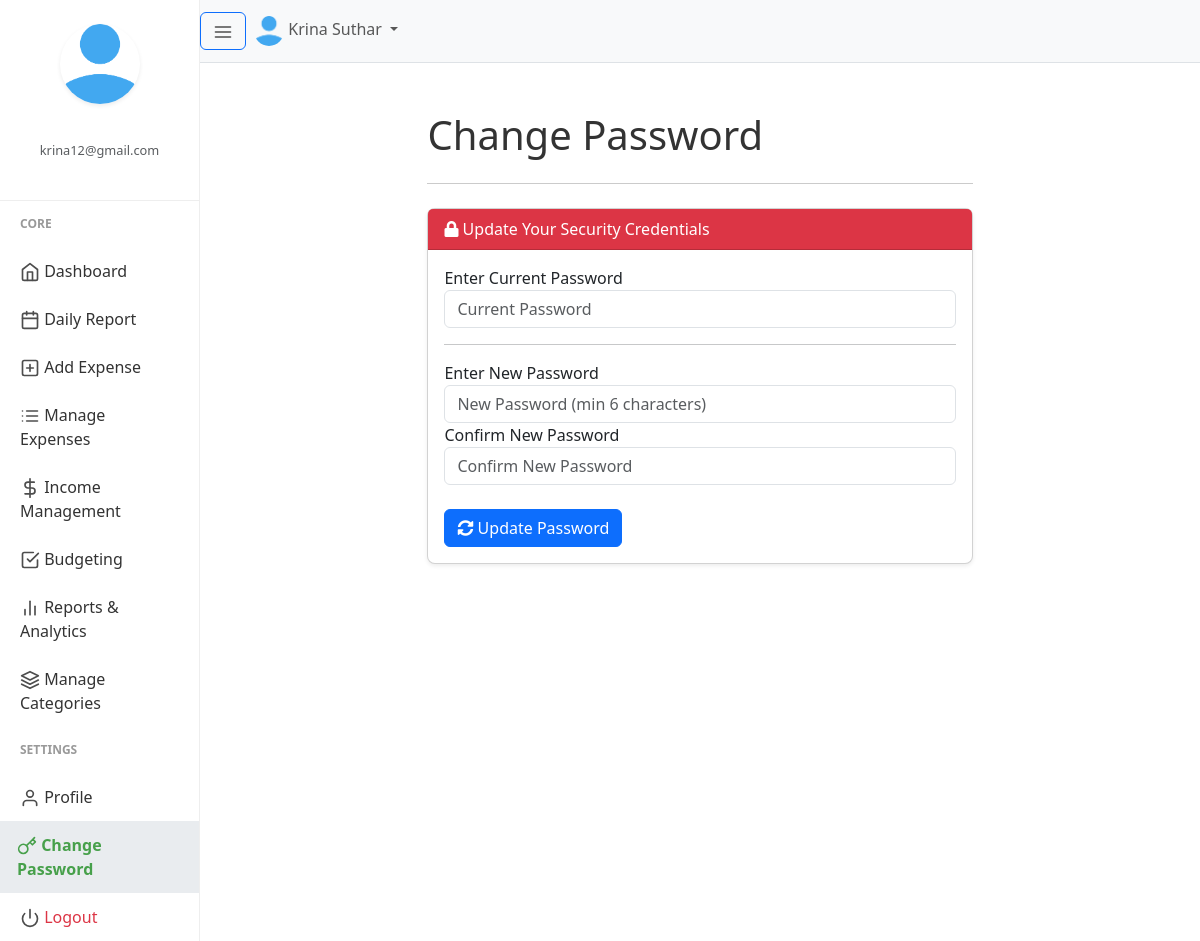
Screenshot of /change_password.php (signed in) with the database file from the repository.
### tables this page shows
CREATE TABLE `users` (
  `user_id` int(11) NOT NULL,
  `firstname` varchar(50) NOT NULL,
  `lastname` varchar(25) NOT NULL,
  `email` varchar(50) NOT NULL,
  `profile_path` varchar(50) NOT NULL DEFAULT 'default_profile.png',
  `password` varchar(255) NOT NULL,
  `trn_date` datetime NOT NULL DEFAULT current_timestamp()
);

### session.php (called while the page is built, shortened)
<?php
include("config.php");
$sess_email = $_SESSION["email"];
$sql = "SELECT user_id, firstname, lastname, email, profile_path FROM users WHERE email = '$sess_email'";
$result = $con->query($sql);
if ($result->num_rows > 0) {
  while($row = $result->fetch_assoc()) {
    $username =$row["firstname"]." ".$row["lastname"];
    $useremail=$row["email"];
    $userprofile="uploads/".$row["profile_path"];
  }
} else {
    $userid="GHX1Y2";
    $username ="Jhon Doe";
    $useremail="mailid@domain.com";
    $userprofile="Uploads/default_profile.png";
}
?>

### change_password.php (the view, shortened to what this page needs)
<?php
include("session.php");
$current_page = basename(__FILE__);
?>
<!DOCTYPE html>
<html lang="en">
<head>
    <link href="css/bootstrap.min.css" rel="stylesheet">
    <link rel="stylesheet" href="https://cdnjs.cloudflare.com/ajax/libs/font-awesome/5.15.4/css/all.min.css">
    <link href="css/style.css" rel="stylesheet">
</head>
<body>
    <div class="d-flex" id="wrapper">
        <div id="sidebar-wrapper">
            <div class="user">
                <img class="img img-fluid rounded-circle shadow-sm" src="<?php echo $userprofile ?>" width="80">
                <h5 class="mt-2 mb-0 text-white"><?php echo $username ?></h5>
                <p class="small text-muted"><?php echo $useremail ?></p>
            </div>
            <div class="sidebar-heading">Core</div>
            <div class="list-group list-group-flush">
                <a href="index.php" class="list-group-item list-group-item-action <?php echo ($current_page == 'index.php') ? 'sidebar-active' : ''; ?>">
                    <span data-feather="home" class="mr-2"></span> Dashboard
                </a>
                <a href="daily_report.php" class="list-group-item list-group-item-action">
                    <span data-feather="calendar" class="mr-2"></span> Daily Report
                </a>
                <a href="add_expense.php" class="list-group-item list-group-item-action <?php echo ($current_page == 'add_expense.php') ? 'sidebar-active' : ''; ?>">
                    <span data-feather="plus-square" class="mr-2"></span> Add Expense
                </a>
                <a href="manage_expense.php" class="list-group-item list-group-item-action <?php echo ($current_page == 'manage_expense.php') ? 'sidebar-active' : ''; ?>">
                    <span data-feather="list" class="mr-2"></span> Manage Expenses
                </a>
                <a href="income.php" class="list-group-item list-group-item-action">
                    <span data-feather="dollar-sign" class="mr-2"></span> Income Management
                </a>
                <a href="budget.php" class="list-group-item list-group-item-action">
                    <span data-feather="check-square" class="mr-2"></span> Budgeting
                </a>
                <a href="reports.php" class="list-group-item list-group-item-action">
                    <span data-feather="bar-chart-2" class="mr-2"></span> Reports & Analytics
                </a>
                <a href="manage_categories.php" class="list-group-item list-group-item-action">
                    <span data-feather="layers" class="mr-2"></span> Manage Categories
                </a>
            </div>
            <div class="sidebar-heading">Settings</div>
            <div class="list-group list-group-flush">
                <a href="profile.php" class="list-group-item list-group-item-action">
                    <span data-feather="user" class="mr-2"></span> Profile
                </a>
                 <a href="change_password.php" class="list-group-item list-group-item-action sidebar-active">
                    <span data-feather="key" class="mr-2"></span> Change Password
                </a>
                <a href="logout.php" class="list-group-item list-group-item-action text-danger">
                    <span data-feather="power" class="mr-2"></span> Logout
                </a>
            </div>
        </div>
        <div id="page-content-wrapper">
            <nav class="navbar navbar-expand-lg navbar-light bg-light border-bottom">
                <button class="btn btn-outline-primary" type="button" id="menu-toggle">
                    <span data-feather="menu"></span>
                </button>
                <div class="collapse navbar-collapse">
                    <ul class="navbar-nav ml-auto mt-2 mt-lg-0">
                        <li class="nav-item dropdown">
                            <a class="nav-link dropdown-toggle" href="#" id="navbarDropdown" role="button" data-toggle="dropdown" aria-haspopup="true" aria-expanded="false">
                                <img class="img img-fluid rounded-circle" src="<?php echo $userprofile ?>" width="30">
                                <span class="ml-1 d-none d-lg-inline-block"><?php echo $username ?></span>
                            </a>
                        </li>
                    </ul>
                </div>
            </nav>
            <div class="container-fluid p-4">
                <div class="row justify-content-center">
                    <div class="col-md-7">
                        <h1 class="mt-4 mb-4 font-weight-light">Change Password</h1>
                        <hr class="mb-4">
                        <div class="card shadow-sm">
                            <div class="card-header bg-danger text-white">
                                <i class="fas fa-lock mr-2"></i> Update Your Security Credentials
                            </div>
                            <div class="card-body">
                                <form class="form" action="" method="post" autocomplete="off">
                                    <div class="form-group">
                                        <label for="curr_password">Enter Current Password</label>
                                        <input type="password" class="form-control" name="curr_password" id="curr_password" placeholder="Current Password" required>
                                    </div>
                                    <hr>
                                    <div class="form-group">
                                        <label for="new_password">Enter New Password</label>
                                        <input type="password" class="form-control" name="new_password" id="new_password" placeholder="New Password (min 6 characters)" required>
                                    </div>
                                    <div class="form-group">
                                        <label for="confirm_new_password">Confirm New Password</label>
                                        <input type="password" class="form-control" name="confirm_new_password" id="confirm_new_password" placeholder="Confirm New Password" required>
                                    </div>
                                    <div class="form-group mt-4">
                                        <button class="btn btn-block btn-primary" name="updatepassword" type="submit">
                                            <i class="fas fa-sync-alt mr-2"></i> Update Password
                                        </button>
                                    </div>
                                </form>
                            </div>
                        </div>
                    </div>
                </div>
            </div>
        </div>
        </div>
</body>
</html>

### css/style.css (style rules this page uses)
body { background-color: #f8f9fa; font-family: 'Segoe UI', Tahoma, Geneva, Verdana, sans-serif; color: #333; }
.feather { width: 20px; height: 20px; stroke: #4d4d4d; stroke-width: 2; stroke-linecap: round; stroke-linejoin: round; fill: none; vertical-align: text-bottom; }
#wrapper { overflow-x: hidden; background-color: #fff; }
#sidebar-wrapper { min-height: 100vh; margin-left: -15rem; transition: margin 0.25s ease-out; width: 15rem; background-color: #ffffff; border-right: 1px solid #eee; }
.user { text-align: center; padding: 1.5rem 0; border-bottom: 1px solid #eee; }
.user img { padding: 0; width: 80px; height: 80px; object-fit: cover; margin-bottom: 0.5rem; }
.user h5 { font-size: 1.1rem; font-weight: 600; margin-bottom: 0; }
.user p { font-size: 0.8rem; color: #6c757d; }
#sidebar-wrapper .sidebar-heading { padding: 0.875rem 1.25rem; font-size: 0.75rem; font-weight: bold; text-transform: uppercase; color: #999; }
.list-group { border-radius: 0; }
.list-group-item { border: none; padding: 0.75rem 1.25rem; color: #333; transition: background-color 0.15s, color 0.15s; background-color: #ffffff; }
.sidebar-active { background-color: #e9ecef !important; color: #47a04b !important; font-weight: bold !important; border-left: 3px solid #47a04b; padding-left: calc(1.25rem - 3px); }
.sidebar-active .feather { stroke: #47a04b !important; }
#page-content-wrapper { min-width: 100vw; }
.navbar { border-bottom: 1px solid #eee; }
@media (min-width: 768px) { #sidebar-wrapper { margin-left: 0; } }
@media (min-width: 768px) { #page-content-wrapper { min-width: 0; width: 100%; } }
@media (min-width: 768px) { .container-fluid { margin-right: 0 !important; padding-right: 1.5rem !important; } }
.card { margin-bottom: 20px; border-radius: 0.5rem; box-shadow: 0 0.125rem 0.25rem rgba(0, 0, 0, 0.075); transition: transform 0.2s, box-shadow 0.2s; }

### rows the page displays
users: profile_path (placeholder picture), email "krina12@gmail.com", username "Krina Suthar"
